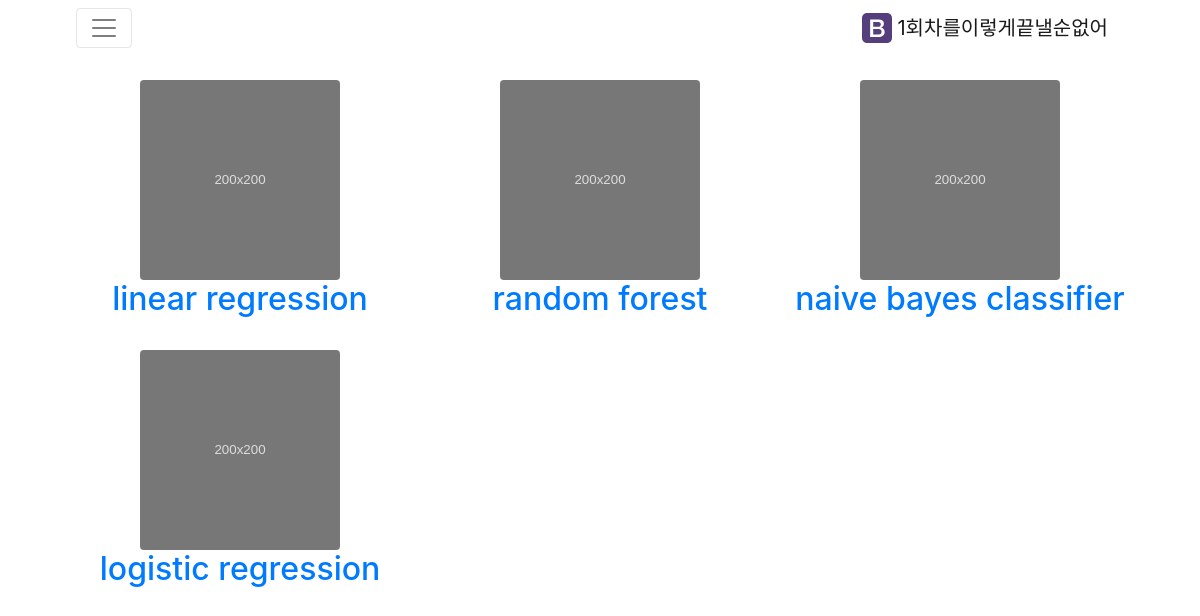
Before: / with the older database file.
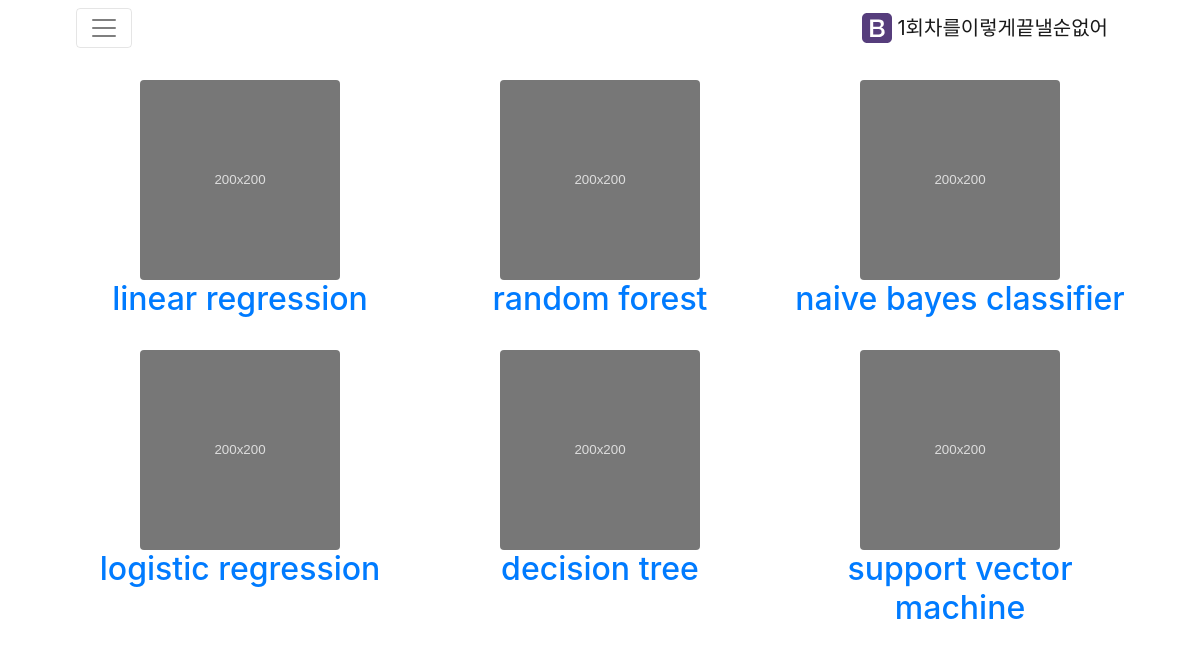
After: the same page with the newer database file.
### firstpage/models.py (models this page shows, shortened)
class Algorithm(models.Model):
    name = models.CharField(max_length=40)
    introduction = models.TextField()

### firstpage/views.py (the view)
# urls.py: url(r'^$', views.index, name='home'),
def index(request):
    algorithms = Algorithm.objects.all()
    context = {'algorithms':algorithms}
    return render(request, 'firstpage/index.html', context)

### firstpage/templates/firstpage/index.html (shortened to what this page needs)
{% extends "firstpage/layout.html" %}
{% load staticfiles %}
{% block content %}
  <div class="container">
    <div class="row">
      {% for algorithm in algorithms %}
      <div class="col-6 col-lg-4 text-center">
        <div class="text-center">
          <img src="{% static 'firstpage/thum.svg' %}" class="rounded" alt="...">
          <h2>
            <a href="/algorithms/{{algorithm.name}}">{{algorithm.name}}</a>
          </h2>
          <br />
        </div>
      </div>
      {% endfor %}
    </div>
  </div>
{% endblock %}

### firstpage/templates/firstpage/layout.html (shortened to what this page needs)
{% load staticfiles %}
<!DOCTYPE html>
<html lang="en">
<head>
  <link rel="stylesheet" href="https://maxcdn.bootstrapcdn.com/bootstrap/4.0.0-alpha.6/css/bootstrap.min.css">
  <link rel="stylesheet" href="https://cdn.pydata.org/bokeh/release/bokeh-0.12.6.min.css" type="text/css" />
</head>
<body>
  <nav class="navbar navbar-toggleable-md navbar-light bg-faded">
    <button class="navbar-toggler navbar-toggler-right" type="button" data-toggle="collapse" data-target="#navbarText" aria-controls="navbarText" aria-expanded="false" aria-label="Toggle navigation">
      <span class="navbar-toggler-icon"></span>
    </button>
    <a class="navbar-brand" href="{% url 'firstpage:home'  %}">
      <img src="{% static 'firstpage/bootstrap-solid.svg' %}" width="30" height="30" class="d-inline-block align-top" alt="">
      1회차를이렇게끝낼순없어
    </a>
  </nav>
  <br />
{% block content %}{% endblock %}
</body>
</html>

### firstpage/templates/firstpage/layout.html (style rules this page uses)
html { width: 100%; height: 100%; }
body { width: 90%; height: 100%; margin: auto; }

Changed rows visible on the page:
added Algorithm: name "decision tree"
added Algorithm: name "support vector machine"
